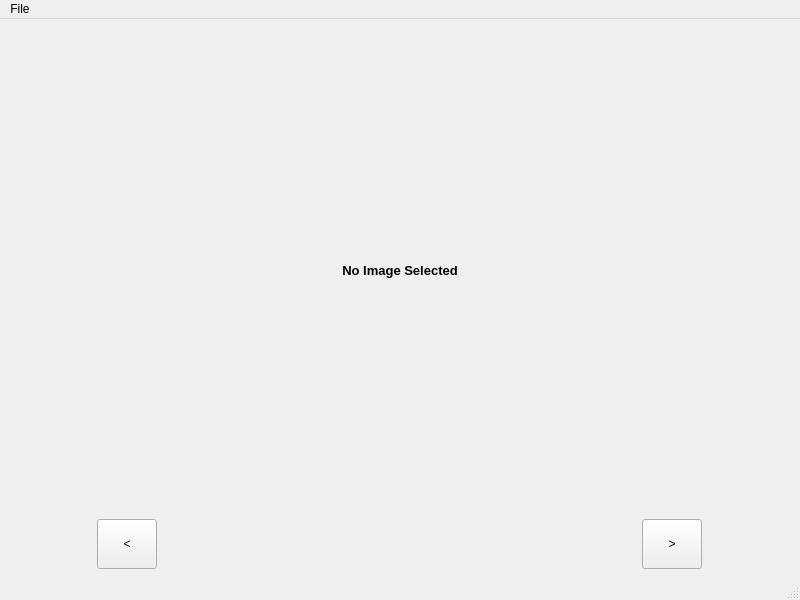
<?xml version="1.0" encoding="UTF-8"?>
<ui version="4.0">
 <class>MainWindow</class>
 <widget class="QMainWindow" name="MainWindow">
  <property name="geometry">
   <rect>
    <x>0</x>
    <y>0</y>
    <width>800</width>
    <height>600</height>
   </rect>
  </property>
  <property name="windowTitle">
   <string>Image Viewer</string>
  </property>
  <widget class="QWidget" name="centralwidget">
   <layout class="QVBoxLayout" name="verticalLayout">
    <item>
     <widget class="QWidget" name="widget_2" native="true">
      <property name="minimumSize">
       <size>
        <width>0</width>
        <height>360</height>
       </size>
      </property>
      <layout class="QVBoxLayout" name="verticalLayout_2">
       <item>
        <widget class="QLabel" name="picture">
         <property name="minimumSize">
          <size>
           <width>0</width>
           <height>200</height>
          </size>
         </property>
         <property name="font">
          <font>
           <pointsize>10</pointsize>
           <bold>true</bold>
          </font>
         </property>
         <property name="autoFillBackground">
          <bool>false</bool>
         </property>
         <property name="styleSheet">
          <string notr="true"/>
         </property>
         <property name="text">
          <string>No Image Selected</string>
         </property>
         <property name="alignment">
          <set>Qt::AlignCenter</set>
         </property>
        </widget>
       </item>
      </layout>
     </widget>
    </item>
    <item>
     <widget class="QWidget" name="widget" native="true">
      <property name="maximumSize">
       <size>
        <width>16777215</width>
        <height>50</height>
       </size>
      </property>
      <layout class="QHBoxLayout" name="horizontalLayout_2">
       <property name="topMargin">
        <number>0</number>
       </property>
       <property name="bottomMargin">
        <number>0</number>
       </property>
       <item>
        <widget class="QPushButton" name="prev">
         <property name="minimumSize">
          <size>
           <width>0</width>
           <height>50</height>
          </size>
         </property>
         <property name="maximumSize">
          <size>
           <width>60</width>
           <height>16777215</height>
          </size>
         </property>
         <property name="text">
          <string>&lt;</string>
         </property>
        </widget>
       </item>
       <item>
        <spacer name="horizontalSpacer">
         <property name="orientation">
          <enum>Qt::Horizontal</enum>
         </property>
         <property name="sizeType">
          <enum>QSizePolicy::Maximum</enum>
         </property>
         <property name="sizeHint" stdset="0">
          <size>
           <width>400</width>
           <height>20</height>
          </size>
         </property>
        </spacer>
       </item>
       <item>
        <widget class="QPushButton" name="next">
         <property name="minimumSize">
          <size>
           <width>0</width>
           <height>50</height>
          </size>
         </property>
         <property name="maximumSize">
          <size>
           <width>60</width>
           <height>16777215</height>
          </size>
         </property>
         <property name="text">
          <string>&gt;</string>
         </property>
        </widget>
       </item>
      </layout>
     </widget>
    </item>
   </layout>
  </widget>
  <widget class="QMenuBar" name="menubar">
   <property name="geometry">
    <rect>
     <x>0</x>
     <y>0</y>
     <width>800</width>
     <height>25</height>
    </rect>
   </property>
   <widget class="QMenu" name="menuFile">
    <property name="title">
     <string>File</string>
    </property>
    <addaction name="actionOpen"/>
   </widget>
   <addaction name="menuFile"/>
  </widget>
  <widget class="QStatusBar" name="statusbar"/>
  <action name="actionOpen">
   <property name="text">
    <string>Open</string>
   </property>
  </action>
 </widget>
 <resources/>
 <connections/>
</ui>
